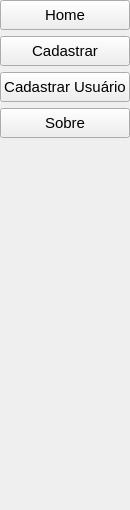
            <widget class="QWidget" name="page">
             <property name="geometry">
              <rect>
               <x>0</x>
               <y>0</y>
               <width>116</width>
               <height>510</height>
              </rect>
             </property>
             <attribute name="label">
              <string>Page 1</string>
             </attribute>
             <layout class="QVBoxLayout" name="verticalLayout_4">
              <property name="leftMargin">
               <number>0</number>
              </property>
              <property name="topMargin">
               <number>0</number>
              </property>
              <property name="rightMargin">
               <number>0</number>
              </property>
              <property name="bottomMargin">
               <number>0</number>
              </property>
              <item>
               <widget class="QPushButton" name="btn_home">
                <property name="minimumSize">
                 <size>
                  <width>0</width>
                  <height>30</height>
                 </size>
                </property>
                <property name="font">
                 <font>
                  <pointsize>11</pointsize>
                 </font>
                </property>
                <property name="cursor">
                 <cursorShape>PointingHandCursor</cursorShape>
                </property>
                <property name="text">
                 <string>Home</string>
                </property>
               </widget>
              </item>
              <item>
               <widget class="QPushButton" name="btn_cadastrar">
                <property name="minimumSize">
                 <size>
                  <width>0</width>
                  <height>30</height>
                 </size>
                </property>
                <property name="font">
                 <font>
                  <pointsize>11</pointsize>
                 </font>
                </property>
                <property name="cursor">
                 <cursorShape>PointingHandCursor</cursorShape>
                </property>
                <property name="text">
                 <string>Cadastrar</string>
                </property>
               </widget>
              </item>
              <item>
               <widget class="QPushButton" name="btn_pg_cadastro">
                <property name="minimumSize">
                 <size>
                  <width>0</width>
                  <height>30</height>
                 </size>
                </property>
                <property name="font">
                 <font>
                  <pointsize>11</pointsize>
                 </font>
                </property>
                <property name="cursor">
                 <cursorShape>PointingHandCursor</cursorShape>
                </property>
                <property name="text">
                 <string>Cadastrar Usuário</string>
                </property>
               </widget>
              </item>
              <item>
               <widget class="QPushButton" name="btn_sobre">
                <property name="minimumSize">
                 <size>
                  <width>0</width>
                  <height>30</height>
                 </size>
                </property>
                <property name="font">
                 <font>
                  <pointsize>11</pointsize>
                 </font>
                </property>
                <property name="cursor">
                 <cursorShape>PointingHandCursor</cursorShape>
                </property>
                <property name="text">
                 <string>Sobre</string>
                </property>
               </widget>
              </item>
              <item>
               <spacer name="verticalSpacer">
                <property name="orientation">
                 <enum>Qt::Vertical</enum>
                </property>
                <property name="sizeHint" stdset="0">
                 <size>
                  <width>20</width>
                  <height>40</height>
                 </size>
                </property>
               </spacer>
              </item>
             </layout>
            </widget>
